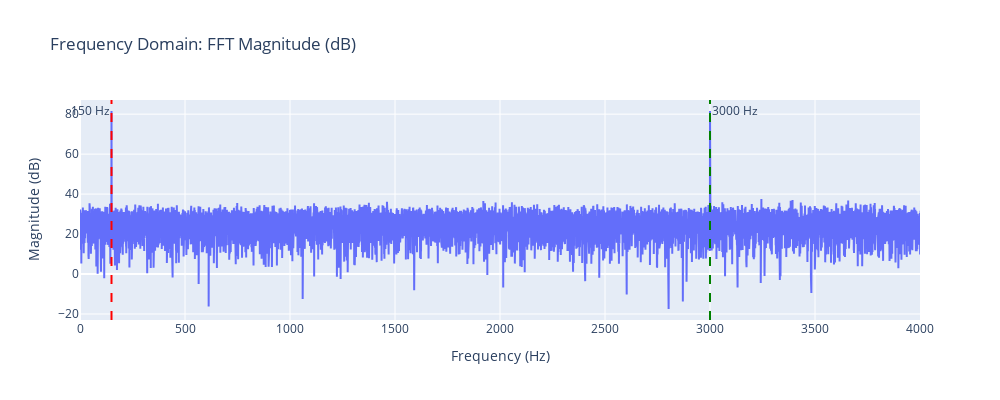

Source (notebook cell):
### Code cell
# ============================================================================
# SECTION 3: FREQUENCY DOMAIN (FFT Intuition)
# ============================================================================
# Why: Transform time-domain samples into frequency bins to see which
#      frequencies are present in our signal.
# What we'll see: A peak at 150 Hz (low tone) and 3000 Hz (high tone).
# Key insight: Hard-to-see components in time domain pop out clearly here!
# ============================================================================

# --- The FFT Transformation ---
# How: Real FFT converts our ~16000 time samples -> ~8000 frequency bins
# Math: FFT decomposes the signal into its frequency components
# Expected: Peaks where our pure tones (150 Hz, 3000 Hz) exist

fft_spectrum = np.fft.rfft(noisy_audio)
freqs = np.fft.rfftfreq(len(noisy_audio), 1 / sample_rate)
magnitude = np.abs(fft_spectrum)

# Convert to dB scale (decibels)
# Why: dB scale compresses the dynamic range and matches human hearing perception
# Formula: dB = 20 * log10(magnitude) + small offset (1e-12) to avoid log(0)
magnitude_db = 20 * np.log10(magnitude + 1e-12)

import plotly.graph_objects as go

# --- Interactive Visualization ---
# Create an interactive plot to explore the frequency spectrum
fig = go.Figure()
fig.add_trace(go.Scatter(x=freqs, y=magnitude_db, mode='lines', name='Magnitude (dB)'))

# Configure layout for clarity
fig.update_layout(
    title='Frequency Domain: FFT Magnitude (dB)',
    xaxis_title='Frequency (Hz)',
    yaxis_title='Magnitude (dB)',
    xaxis=dict(range=[0, 4000]),  # Zoom into the relevant frequency range
    width=1000,
    height=400,
)

# --- Annotate Expected Tones ---
# Visual markers to highlight where we expect peaks
# Red line: Low tone at 150 Hz (AC hum, background noise)
# Green line: High tone at 3000 Hz (bird chirp, foreground sound)
fig.add_vline(x=150, line=dict(color='red', dash='dash'), annotation_text='150 Hz', annotation_position='top left')
fig.add_vline(x=3000, line=dict(color='green', dash='dash'), annotation_text='3000 Hz', annotation_position='top right')


fig.show()

### Figure 1 — Plotly figure (JSON) as saved in the notebook; plotly's stock layout.template omitted (floating-point values rounded to 4 significant figures; data arrays with more than 128 entries replaced by an {"elided": "..."} marker saying what was removed)
{"data": [{"mode": "lines", "name": "Magnitude (dB)", "type": "scatter", "x": {"elided": "24001 float values"}, "y": {"elided": "24001 float values"}}], "layout": {"annotations": [{"showarrow": false, "text": "150 Hz", "x": 150, "xanchor": "right", "xref": "x", "y": 1, "yanchor": "top", "yref": "y domain"}, {"showarrow": false, "text": "3000 Hz", "x": 3000, "xanchor": "left", "xref": "x", "y": 1, "yanchor": "top", "yref": "y domain"}], "height": 400, "shapes": [{"line": {"color": "red", "dash": "dash"}, "type": "line", "x0": 150, "x1": 150, "xref": "x", "y0": 0, "y1": 1, "yref": "y domain"}, {"line": {"color": "green", "dash": "dash"}, "type": "line", "x0": 3000, "x1": 3000, "xref": "x", "y0": 0, "y1": 1, "yref": "y domain"}], "title": {"text": "Frequency Domain: FFT Magnitude (dB)"}, "width": 1000, "xaxis": {"range": [0, 4000], "title": {"text": "Frequency (Hz)"}}, "yaxis": {"title": {"text": "Magnitude (dB)"}}}}
